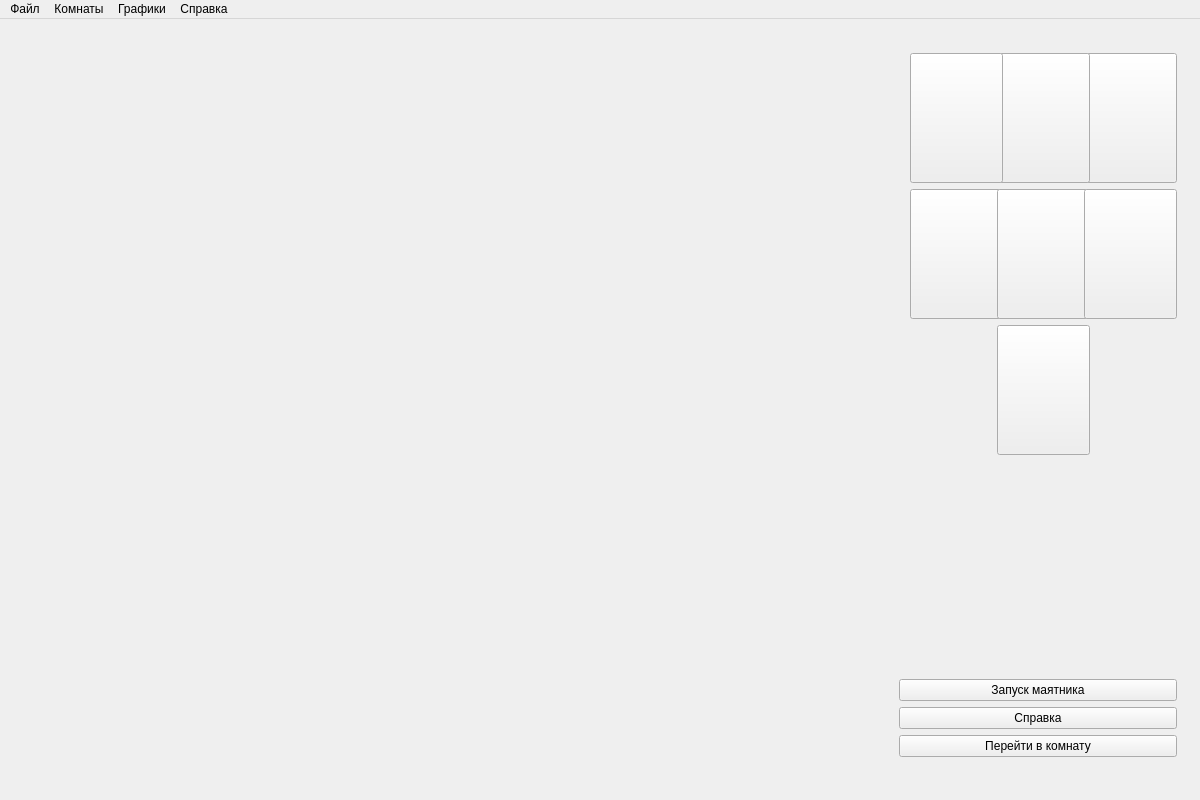
<?xml version="1.0" encoding="UTF-8"?>
<ui version="4.0">
 <class>MainWindow</class>
 <widget class="QMainWindow" name="MainWindow">
  <property name="geometry">
   <rect>
    <x>0</x>
    <y>0</y>
    <width>1200</width>
    <height>800</height>
   </rect>
  </property>
  <property name="windowTitle">
   <string>Осцилляторы</string>
  </property>
  <widget class="QWidget" name="centralWidget">
   <layout class="QGridLayout" name="gridLayout">
    <item row="0" column="0">
     <widget class="QWidget" name="w" native="true">
      <layout class="QHBoxLayout" name="horizontalLayout">
       <property name="spacing">
        <number>1</number>
       </property>
       <property name="leftMargin">
        <number>1</number>
       </property>
       <property name="topMargin">
        <number>1</number>
       </property>
       <property name="rightMargin">
        <number>1</number>
       </property>
       <property name="bottomMargin">
        <number>1</number>
       </property>
       <item>
        <widget class="QWidget" name="dvid" native="true"/>
       </item>
       <item>
        <spacer name="horizontalSpacer">
         <property name="orientation">
          <enum>Qt::Horizontal</enum>
         </property>
         <property name="sizeType">
          <enum>QSizePolicy::Fixed</enum>
         </property>
         <property name="sizeHint" stdset="0">
          <size>
           <width>5</width>
           <height>5</height>
          </size>
         </property>
        </spacer>
       </item>
       <item>
        <widget class="QWidget" name="control" native="true">
         <property name="minimumSize">
          <size>
           <width>300</width>
           <height>0</height>
          </size>
         </property>
         <property name="maximumSize">
          <size>
           <width>300</width>
           <height>16777215</height>
          </size>
         </property>
         <layout class="QVBoxLayout" name="verticalLayout">
          <item>
           <widget class="QWidget" name="numbers" native="true">
            <layout class="QGridLayout" name="gridLayout_2">
             <item row="1" column="4">
              <widget class="QPushButton" name="room3">
               <property name="minimumSize">
                <size>
                 <width>93</width>
                 <height>130</height>
                </size>
               </property>
               <property name="maximumSize">
                <size>
                 <width>93</width>
                 <height>130</height>
                </size>
               </property>
               <property name="styleSheet">
                <string notr="true">background-image: url(:/Res/3.jpg);</string>
               </property>
              </widget>
             </item>
             <item row="2" column="1">
              <widget class="QPushButton" name="room4">
               <property name="minimumSize">
                <size>
                 <width>93</width>
                 <height>130</height>
                </size>
               </property>
               <property name="maximumSize">
                <size>
                 <width>93</width>
                 <height>130</height>
                </size>
               </property>
               <property name="styleSheet">
                <string notr="true">background-image: url(:/Res/4.jpg);</string>
               </property>
              </widget>
             </item>
             <item row="2" column="2">
              <widget class="QPushButton" name="room5">
               <property name="minimumSize">
                <size>
                 <width>93</width>
                 <height>130</height>
                </size>
               </property>
               <property name="maximumSize">
                <size>
                 <width>93</width>
                 <height>130</height>
                </size>
               </property>
               <property name="styleSheet">
                <string notr="true">background-image: url(:/Res/5.jpg);</string>
               </property>
              </widget>
             </item>
             <item row="1" column="2">
              <widget class="QPushButton" name="room2">
               <property name="minimumSize">
                <size>
                 <width>93</width>
                 <height>130</height>
                </size>
               </property>
               <property name="maximumSize">
                <size>
                 <width>93</width>
                 <height>130</height>
                </size>
               </property>
               <property name="styleSheet">
                <string notr="true">background-image: url(:/Res/2.jpg);</string>
               </property>
              </widget>
             </item>
             <item row="2" column="4">
              <widget class="QPushButton" name="room6">
               <property name="minimumSize">
                <size>
                 <width>93</width>
                 <height>130</height>
                </size>
               </property>
               <property name="maximumSize">
                <size>
                 <width>93</width>
                 <height>130</height>
                </size>
               </property>
               <property name="styleSheet">
                <string notr="true">background-image: url(:/Res/6.jpg);</string>
               </property>
              </widget>
             </item>
             <item row="1" column="1">
              <widget class="QPushButton" name="room1">
               <property name="minimumSize">
                <size>
                 <width>93</width>
                 <height>130</height>
                </size>
               </property>
               <property name="maximumSize">
                <size>
                 <width>93</width>
                 <height>130</height>
                </size>
               </property>
               <property name="styleSheet">
                <string notr="true">background-image: url(:/Res/1.jpg);</string>
               </property>
               <property name="autoDefault">
                <bool>false</bool>
               </property>
              </widget>
             </item>
             <item row="3" column="2">
              <widget class="QPushButton" name="room7">
               <property name="minimumSize">
                <size>
                 <width>93</width>
                 <height>130</height>
                </size>
               </property>
               <property name="maximumSize">
                <size>
                 <width>93</width>
                 <height>130</height>
                </size>
               </property>
               <property name="styleSheet">
                <string notr="true">background-image: url(:/Res/7.jpg);</string>
               </property>
              </widget>
             </item>
            </layout>
           </widget>
          </item>
          <item>
           <widget class="QStackedWidget" name="setup">
            <property name="sizePolicy">
             <sizepolicy hsizetype="Preferred" vsizetype="Fixed">
              <horstretch>0</horstretch>
              <verstretch>0</verstretch>
             </sizepolicy>
            </property>
            <widget class="QWidget" name="setupPage1"/>
           </widget>
          </item>
          <item>
           <spacer name="verticalSpacer">
            <property name="orientation">
             <enum>Qt::Vertical</enum>
            </property>
            <property name="sizeHint" stdset="0">
             <size>
              <width>20</width>
              <height>40</height>
             </size>
            </property>
           </spacer>
          </item>
          <item>
           <widget class="QStackedWidget" name="status">
            <property name="sizePolicy">
             <sizepolicy hsizetype="Preferred" vsizetype="Fixed">
              <horstretch>0</horstretch>
              <verstretch>0</verstretch>
             </sizepolicy>
            </property>
            <property name="minimumSize">
             <size>
              <width>0</width>
              <height>0</height>
             </size>
            </property>
            <property name="maximumSize">
             <size>
              <width>16777215</width>
              <height>16777215</height>
             </size>
            </property>
            <property name="contextMenuPolicy">
             <enum>Qt::DefaultContextMenu</enum>
            </property>
            <property name="acceptDrops">
             <bool>false</bool>
            </property>
            <widget class="QWidget" name="statusPage1"/>
           </widget>
          </item>
          <item>
           <widget class="QPushButton" name="startBut">
            <property name="text">
             <string>Запуск маятника</string>
            </property>
           </widget>
          </item>
          <item>
           <widget class="QPushButton" name="pushButton_2">
            <property name="minimumSize">
             <size>
              <width>0</width>
              <height>0</height>
             </size>
            </property>
            <property name="text">
             <string>Справка</string>
            </property>
           </widget>
          </item>
          <item>
           <widget class="QPushButton" name="pushButton">
            <property name="text">
             <string>Перейти в комнату</string>
            </property>
           </widget>
          </item>
          <item>
           <widget class="QLabel" name="Nstu">
            <property name="maximumSize">
             <size>
              <width>16777215</width>
              <height>120</height>
             </size>
            </property>
            <property name="text">
             <string/>
            </property>
            <property name="textFormat">
             <enum>Qt::AutoText</enum>
            </property>
            <property name="pixmap">
             <pixmap resource="resq.qrc">:/Res/NSTU.png</pixmap>
            </property>
            <property name="scaledContents">
             <bool>true</bool>
            </property>
            <property name="alignment">
             <set>Qt::AlignLeading|Qt::AlignLeft|Qt::AlignVCenter</set>
            </property>
            <property name="wordWrap">
             <bool>false</bool>
            </property>
           </widget>
          </item>
         </layout>
        </widget>
       </item>
      </layout>
     </widget>
    </item>
   </layout>
  </widget>
  <widget class="QMenuBar" name="menuBar">
   <property name="geometry">
    <rect>
     <x>0</x>
     <y>0</y>
     <width>1200</width>
     <height>21</height>
    </rect>
   </property>
   <widget class="QMenu" name="menu">
    <property name="title">
     <string>Файл</string>
    </property>
    <addaction name="action_3"/>
   </widget>
   <widget class="QMenu" name="menu_2">
    <property name="title">
     <string>Графики</string>
    </property>
   </widget>
   <widget class="QMenu" name="menu_3">
    <property name="title">
     <string>Справка</string>
    </property>
    <addaction name="action"/>
    <addaction name="separator"/>
    <addaction name="action_2"/>
   </widget>
   <widget class="QMenu" name="menu_4">
    <property name="title">
     <string>Комнаты</string>
    </property>
    <addaction name="action_5"/>
    <addaction name="action_6"/>
    <addaction name="action_7"/>
    <addaction name="action_8"/>
    <addaction name="action_9"/>
    <addaction name="action_10"/>
   </widget>
   <addaction name="menu"/>
   <addaction name="menu_4"/>
   <addaction name="menu_2"/>
   <addaction name="menu_3"/>
  </widget>
  <action name="action">
   <property name="text">
    <string>О программе</string>
   </property>
  </action>
  <action name="action_2">
   <property name="text">
    <string>Инструкция</string>
   </property>
  </action>
  <action name="action_3">
   <property name="text">
    <string>Выход</string>
   </property>
   <property name="shortcut">
    <string/>
   </property>
  </action>
  <action name="action_5">
   <property name="text">
    <string>Торсионный маятник</string>
   </property>
  </action>
  <action name="action_6">
   <property name="text">
    <string>Моделирование прецессии и нутации гироскопа</string>
   </property>
  </action>
  <action name="action_7">
   <property name="text">
    <string>Колебания жесткого математического маятника с большими амплитудами</string>
   </property>
  </action>
  <action name="action_8">
   <property name="text">
    <string>Измерение скорости пули с помощью баллистического маятника</string>
   </property>
  </action>
  <action name="action_9">
   <property name="text">
    <string>Связанные физические маятники</string>
   </property>
  </action>
  <action name="action_10">
   <property name="text">
    <string>Оборотный маятник</string>
   </property>
  </action>
 </widget>
 <layoutdefault spacing="6" margin="11"/>
 <resources>
  <include location="resq.qrc"/>
 </resources>
 <connections/>
</ui>
